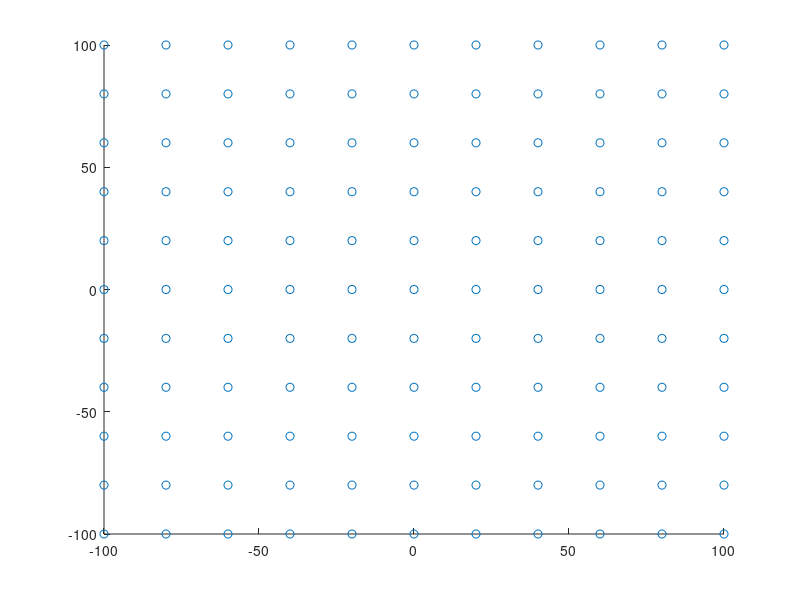

This chart was generated by the following MATLAB code:
a1=[-100:20:100];
a2=[-100:20:100];

[X,Y]=meshgrid(a1);

Ax=reshape(X,[1,121]);
Ay=reshape(Y,[1,121]);
scatter(Ax,Ay,'o');
save('configAngles.mat','Ax','Ay')